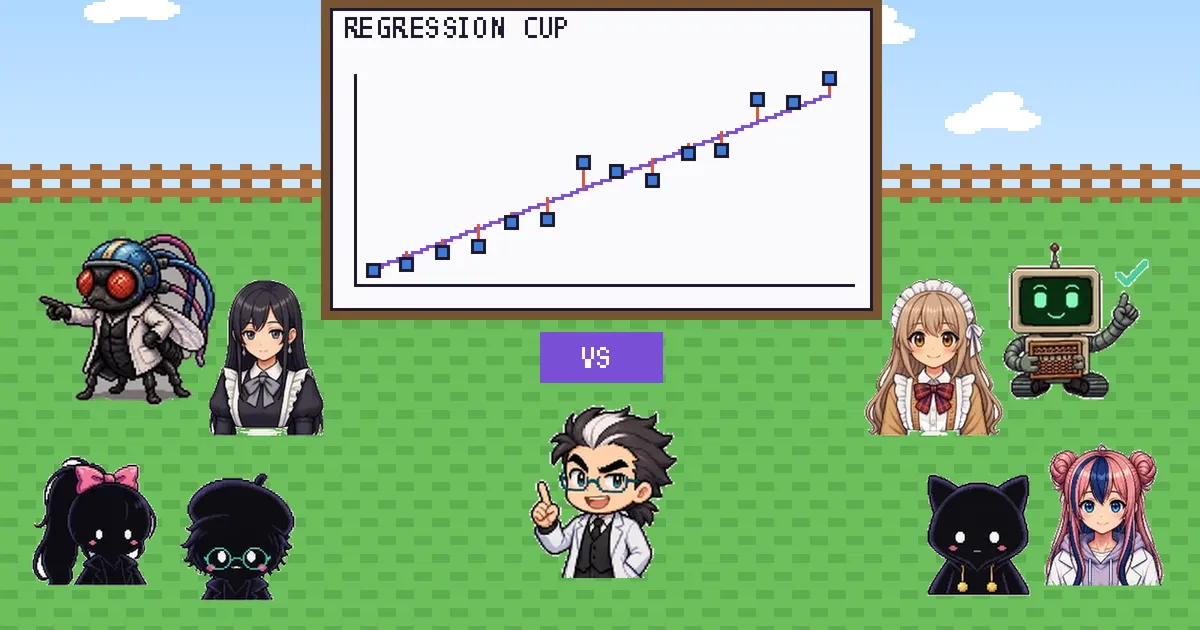
#> input picture assets/img/og_index.webp, 1200 x 630 px, given in place of cover_index.png, which was not available
$ python import_covers.py ../assets/img
#> lines starting #> are read from the running program, lines starting #| are printed output that depends on the picture
#!/usr/bin/env python3
"""import_covers.py — 생성 도구에서 받은 표지(cover_*.png)를 페이지용 크기로 바꾼다.
python3 tools/import_covers.py <받은 폴더>  →  assets/img/cover_*.webp(1600×900, 220 KB 이하)·png, og_*.webp, thumb_*.webp"""
import sys,os
from PIL import Image
src=sys.argv[1];out='assets/img'
for k in ['index','part1','part2','part3','part4','part5','part6','practice']:
    im=Image.open(os.path.join(src,f'cover_{k}.png')).convert('RGB').resize((1600,900),Image.LANCZOS)
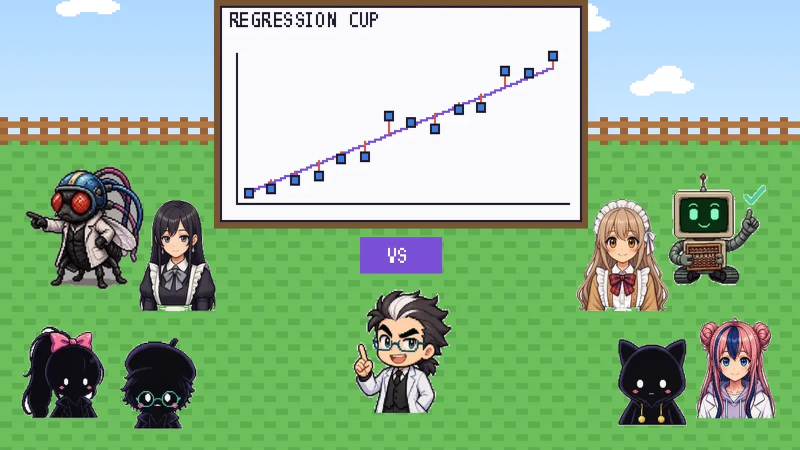
#> im: PIL image 1600x900 RGB (shown at 1/2 size); mean R, G, B 146.7, 181.1, 145.2
    q=86
    while True:
        im.save(f'{out}/cover_{k}.webp','WEBP',quality=q,method=6)
        if os.path.getsize(f'{out}/cover_{k}.webp')<=220*1024 or q<=50: break
        q-=4
#> after the loop, q = 86
    im.resize((800,450),Image.LANCZOS).save(f'{out}/cover_{k}.png',optimize=True)
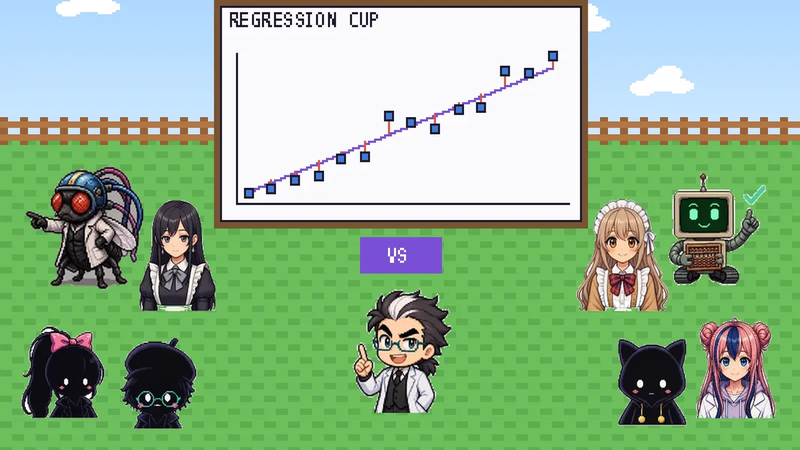
#> saved as cover_index.png: PIL image 800x450 RGB; mean R, G, B 146.7, 181, 145.1
    im.resize((1200,675),Image.LANCZOS).crop((0,22,1200,652)).save(f'{out}/og_{k}.webp','WEBP',quality=80)
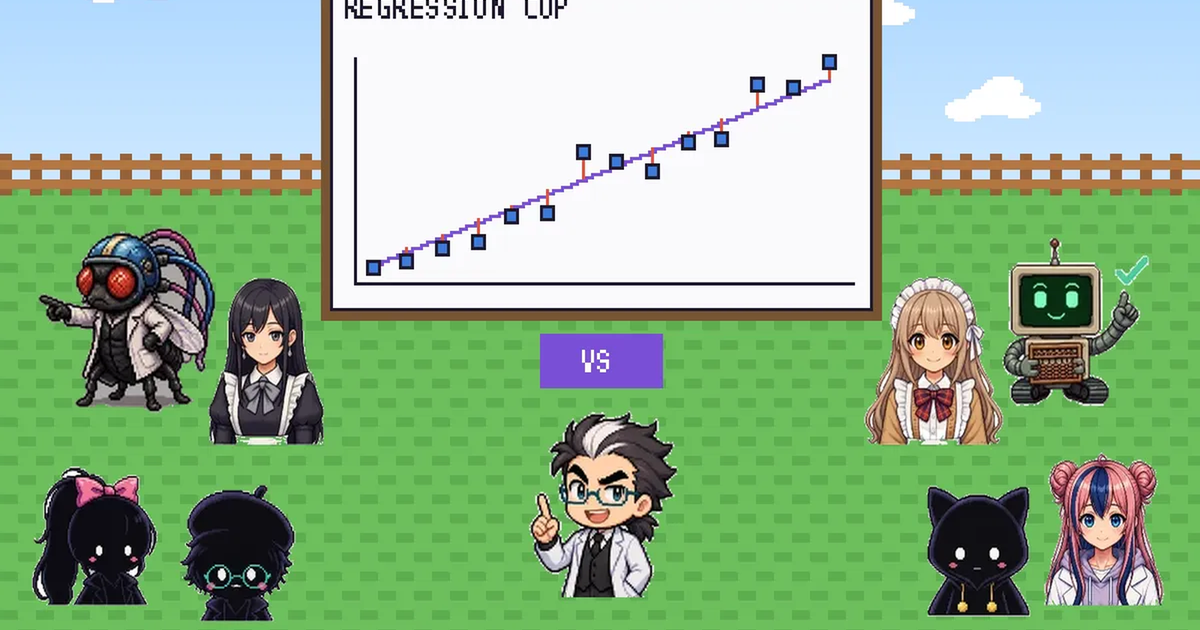
#> saved as og_index.webp: PIL image 1200x630 RGB; mean R, G, B 147.4, 180.8, 145.4
    im.crop((0,160,1600,860)).resize((960,420),Image.LANCZOS).save(f'{out}/thumb_{k}.webp','WEBP',quality=80)
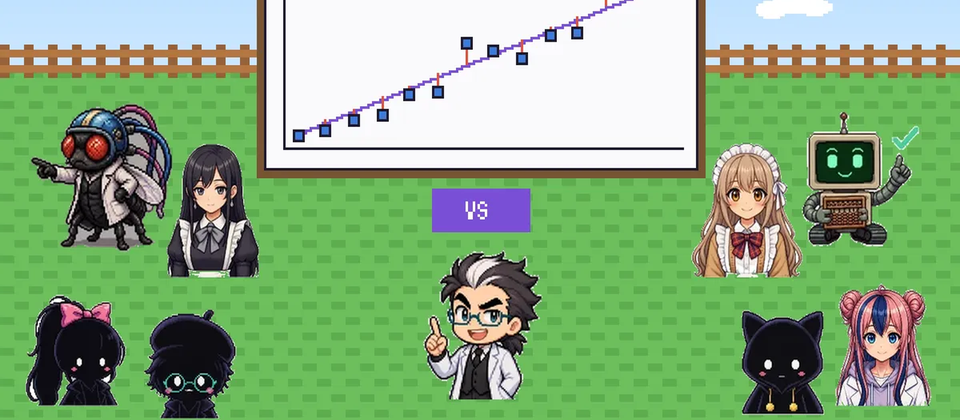
#> saved as thumb_index.webp: PIL image 960x420 RGB; mean R, G, B 136.4, 172, 127.4
    print(k,q,os.path.getsize(f'{out}/cover_{k}.webp')//1024,'KB')
#| index 86 95 KB
#> pass 2 of the loop `for k in ['index','part1','part2','part3','part4','part5','part6','pra..`:
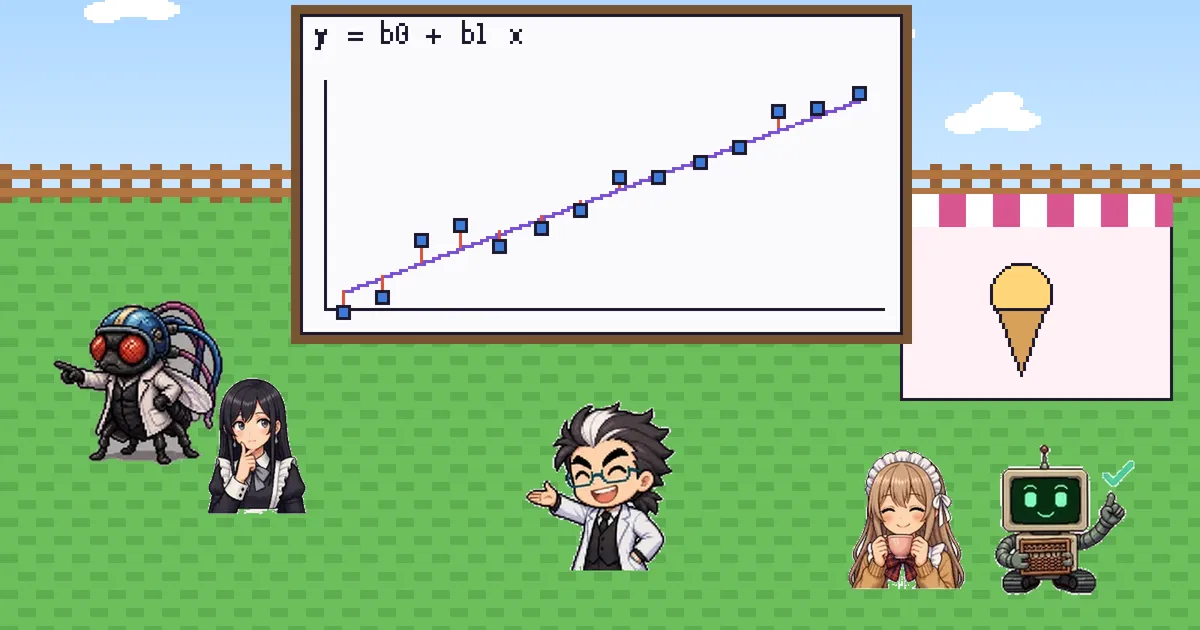
#> input picture assets/img/og_part1.webp, 1200 x 630 px, given in place of cover_part1.png, which was not available
#> `im=Image.open(os.path.join(src,f'cover_{k}.png')).convert('RGB').resiz..`:
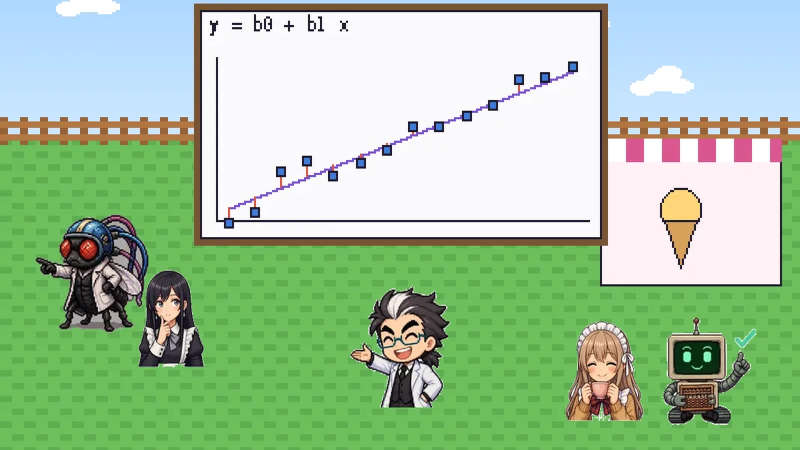
#> im: PIL image 1600x900 RGB (shown at 1/2 size); mean R, G, B 162.5, 195.2, 159.1
#> `im.crop((0,160,1600,860)).resize((960,420),Image.LANCZOS).save(f'{out}..`:
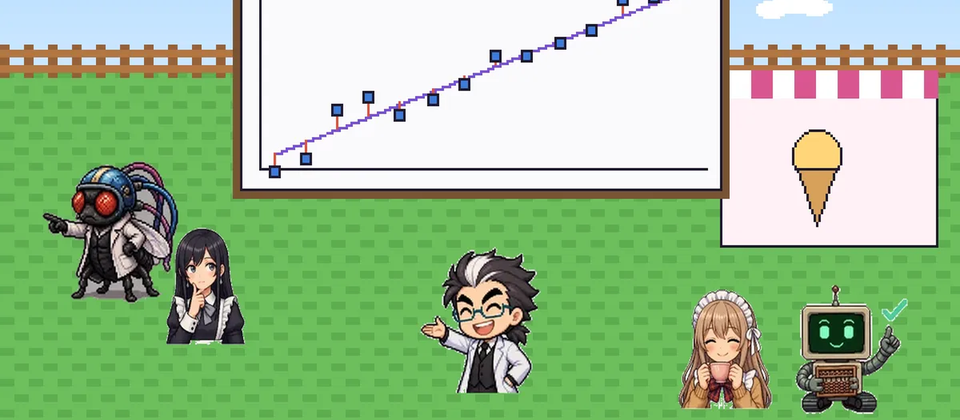
#> saved as thumb_part1.webp: PIL image 960x420 RGB; mean R, G, B 156.3, 189.9, 145.4
#| part1 86 68 KB
#> (the run stopped early here; a loop or call above may not have finished)
